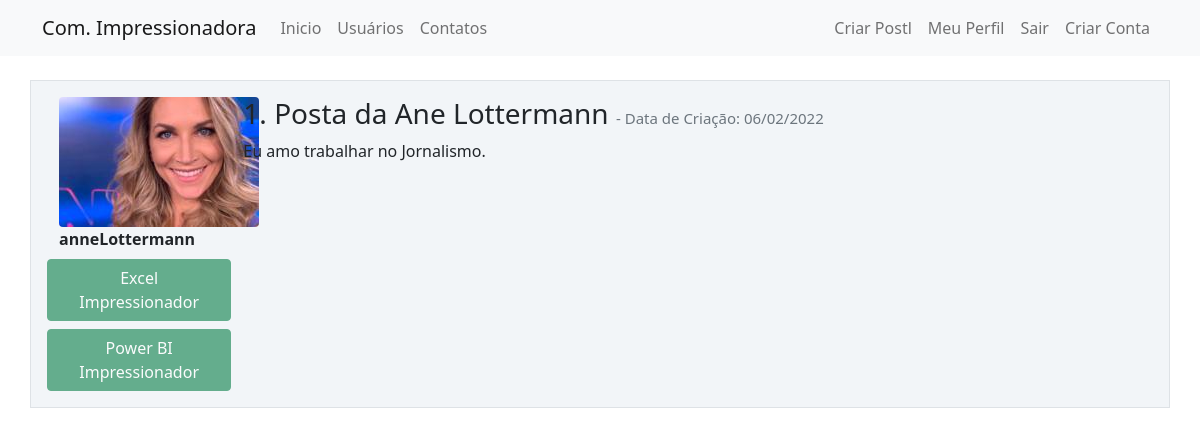
/post/1 (signed in), run on the app's committed database.
### comunidadeimpressionadora/models.py (models this page shows)
class Usuario(database.Model, UserMixin):
    id = database.Column(database.Integer, primary_key=True)
    username = database.Column(database.String, nullable=False)
    email = database.Column(database.String, nullable=False, unique=True)
    senha = database.Column(database.String, nullable=False)
    foto_perfil = database.Column(database.String, default='default.jpg')
    posts = database.relationship('Post', backref='autor', lazy=True)
    cursos = database.Column(database.String, nullable=False, default='Não Informado')

class Post(database.Model):
    id = database.Column(database.Integer, primary_key=True)
    titulo = database.Column(database.String, nullable=False)
    corpo = database.Column(database.Text, nullable=False)
    data_criacao = database.Column(database.DateTime, nullable=False, default=datetime.utcnow)
    id_usuario = database.Column(database.Integer, database.ForeignKey('usuario.id'), nullable=False)

### comunidadeimpressionadora/routes.py (the view)
@app.route('/post/<post_id>', methods=['GET', 'POST'])
@login_required
def exibir_post(post_id):
    post = Post.query.get(post_id)
    if current_user == post.autor:
        form = FormCriarPost()
        if request.method == 'GET':
            form.titulo.data = post.titulo
            form.corpo.data = post.corpo
        elif form.validate_on_submit():
            post.titulo = form.titulo.data
            post.corpo = form.corpo.data
            database.session.commit()
            flash('Post atualizado com Sucesso', 'alert-success')
            return redirect(url_for('home'))
    else:
        form = None
    return render_template('post.html', post=post, form=form)

### comunidadeimpressionadora/models.py (called while the page is built)
@login_manager.user_loader
def load_usuario(id_usuario):
    return Usuario.query.get(int(id_usuario))

### comunidadeimpressionadora/templates/post.html (shortened to what this page needs)
{% extends 'base.html' %}
{% block body %}
    <div class="container mt-3">
            <div class="row border mt-4 p-3 meupost">
                <div class="col col-2">
                    <div class="image pe-2"> <img src="{{  url_for('static', filename='fotos_perfil/{}'.format(post.autor.foto_perfil)) }}" class="rounded" width="200"> </div>
                    <strong>{{ post.autor.username }}</strong>
                      {% if 'Não Informado' not in post.autor.cursos %}
                              <div class="row justify-content-center">
                                  {% for curso in post.autor.cursos.split(';') %}
                                        <button type="button" class="btn btn-success mt-2" disabled>{{ curso }}</button>
                                  {% endfor %}
                              </div>
                      {% endif %}
                </div>
                <div class="col col-9">
                    <h3>{{ post.titulo }}
                    <small class="text-muted" style="font-size: 15px"> - Data de Criação: {{ post.data_criacao.strftime('%d/%m/%Y') }}
                    </small>
                    </h3>
                    <p>{{ post.corpo }}</p>
                </div>
            </div>
    </div>
{% endblock %}

### comunidadeimpressionadora/static/main.css (style rules this page uses)
.meupost { background: #f2f5f8 !important; }

### data on the page
Usuario: foto_perfil (picture), autor.username "anneLottermann"
Post: titulo "1. Posta da Ane Lottermann", data_criacao "06/02/2022", corpo "Eu amo trabalhar no Jornalismo."

### other printed values
{{ curso }} "Excel Impressionador" "Power BI Impressionador"
